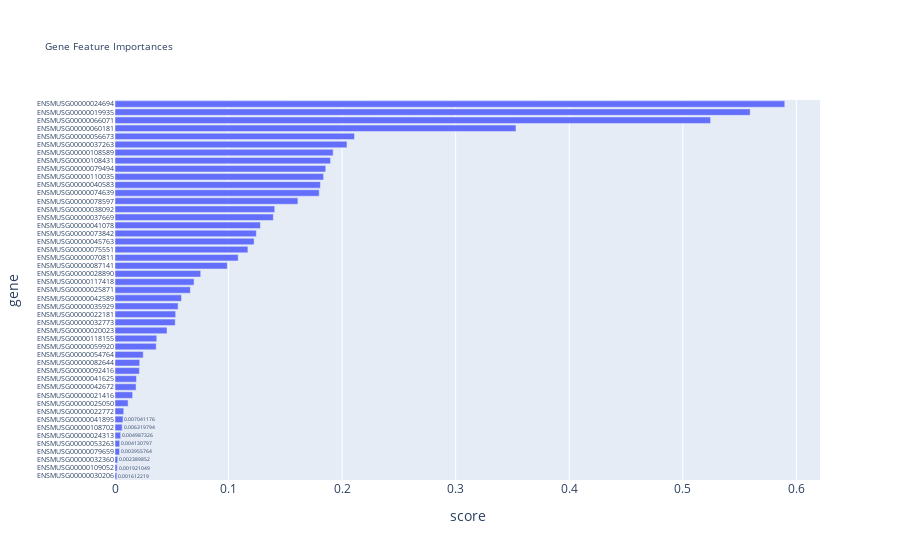
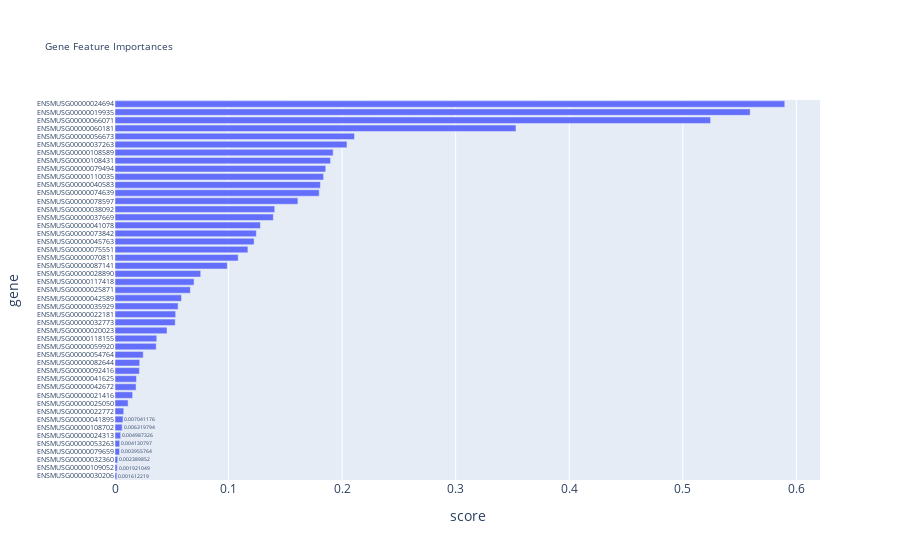

Notebook code for these charts, in order:
### Code cell
_ = plot_feature_scores(ShapBasedPhenotypeFeatureScorer(*ranker.classifiers[:10]).get_features(DF_MERGED_FAKE_BALANCED, top_k=500, ignore_zeros=True, normalize=True))

### Figure 1 — Plotly figure (JSON) as saved in the notebook; plotly's stock layout.template omitted (floating-point values rounded to 4 significant figures)
{"data": [{"alignmentgroup": "True", "hovertemplate": "score=%{x}<br>gene=%{y}<extra></extra>", "legendgroup": "", "marker": {"color": "#636efa", "pattern": {"shape": ""}}, "name": "", "offsetgroup": "", "orientation": "h", "showlegend": false, "textposition": "auto", "texttemplate": "%{x}", "type": "bar", "x": [0.001612, 0.001921, 0.00239, 0.003956, 0.004131, 0.004987, 0.00632, 0.007041, 0.007696, 0.01153, 0.01551, 0.01854, 0.01891, 0.02145, 0.02176, 0.02485, 0.03627, 0.03679, 0.04581, 0.05303, 0.05342, 0.05555, 0.05854, 0.06634, 0.06963, 0.07546, 0.09888, 0.1085, 0.117, 0.1225, 0.1244, 0.128, 0.1394, 0.1407, 0.1611, 0.1798, 0.1808, 0.1837, 0.1856, 0.1898, 0.1921, 0.2043, 0.2109, 0.3531, 0.5244, 0.5593, 0.5898], "xaxis": "x", "y": ["ENSMUSG00000030206", "ENSMUSG00000109052", "ENSMUSG00000032360", "ENSMUSG00000079659", "ENSMUSG00000053263", "ENSMUSG00000024313", "ENSMUSG00000108702", "ENSMUSG00000041895", "ENSMUSG00000022772", "ENSMUSG00000025050", "ENSMUSG00000021416", "ENSMUSG00000042672", "ENSMUSG00000041625", "ENSMUSG00000092416", "ENSMUSG00000082644", "ENSMUSG00000054764", "ENSMUSG00000059920", "ENSMUSG00000118155", "ENSMUSG00000020023", "ENSMUSG00000032773", "ENSMUSG00000022181", "ENSMUSG00000035929", "ENSMUSG00000042589", "ENSMUSG00000025871", "ENSMUSG00000117418", "ENSMUSG00000028890", "ENSMUSG00000087141", "ENSMUSG00000070811", "ENSMUSG00000075551", "ENSMUSG00000045763", "ENSMUSG00000073842", "ENSMUSG00000041078", "ENSMUSG00000037669", "ENSMUSG00000038092", "ENSMUSG00000078597", "ENSMUSG00000074639", "ENSMUSG00000040583", "ENSMUSG00000110035", "ENSMUSG00000079494", "ENSMUSG00000108431", "ENSMUSG00000108589", "ENSMUSG00000037263", "ENSMUSG00000056673", "ENSMUSG00000060181", "ENSMUSG00000066071", "ENSMUSG00000019935", "ENSMUSG00000024694"], "yaxis": "y"}], "layout": {"barmode": "relative", "legend": {"tracegroupgap": 0}, "title": {"font": {"size": 10}, "text": "Gene Feature Importances"}, "xaxis": {"anchor": "y", "domain": [0, 1], "title": {"text": "score"}}, "yaxis": {"anchor": "x", "domain": [0, 1], "tickfont": {"size": 7}, "title": {"text": "gene"}}}}

### Figure 2 — Plotly figure (JSON) as saved in the notebook; plotly's stock layout.template omitted (floating-point values rounded to 4 significant figures)
{"data": [{"alignmentgroup": "True", "hovertemplate": "score=%{x}<br>gene=%{y}<extra></extra>", "legendgroup": "", "marker": {"color": "#636efa", "pattern": {"shape": ""}}, "name": "", "offsetgroup": "", "orientation": "h", "showlegend": false, "textposition": "auto", "texttemplate": "%{x}", "type": "bar", "x": [0.001612, 0.001921, 0.00239, 0.003956, 0.004131, 0.004987, 0.00632, 0.007041, 0.007696, 0.01153, 0.01551, 0.01854, 0.01891, 0.02145, 0.02176, 0.02485, 0.03627, 0.03679, 0.04581, 0.05303, 0.05342, 0.05555, 0.05854, 0.06634, 0.06963, 0.07546, 0.09888, 0.1085, 0.117, 0.1225, 0.1244, 0.128, 0.1394, 0.1407, 0.1611, 0.1798, 0.1808, 0.1837, 0.1856, 0.1898, 0.1921, 0.2043, 0.2109, 0.3531, 0.5244, 0.5593, 0.5898], "xaxis": "x", "y": ["ENSMUSG00000030206", "ENSMUSG00000109052", "ENSMUSG00000032360", "ENSMUSG00000079659", "ENSMUSG00000053263", "ENSMUSG00000024313", "ENSMUSG00000108702", "ENSMUSG00000041895", "ENSMUSG00000022772", "ENSMUSG00000025050", "ENSMUSG00000021416", "ENSMUSG00000042672", "ENSMUSG00000041625", "ENSMUSG00000092416", "ENSMUSG00000082644", "ENSMUSG00000054764", "ENSMUSG00000059920", "ENSMUSG00000118155", "ENSMUSG00000020023", "ENSMUSG00000032773", "ENSMUSG00000022181", "ENSMUSG00000035929", "ENSMUSG00000042589", "ENSMUSG00000025871", "ENSMUSG00000117418", "ENSMUSG00000028890", "ENSMUSG00000087141", "ENSMUSG00000070811", "ENSMUSG00000075551", "ENSMUSG00000045763", "ENSMUSG00000073842", "ENSMUSG00000041078", "ENSMUSG00000037669", "ENSMUSG00000038092", "ENSMUSG00000078597", "ENSMUSG00000074639", "ENSMUSG00000040583", "ENSMUSG00000110035", "ENSMUSG00000079494", "ENSMUSG00000108431", "ENSMUSG00000108589", "ENSMUSG00000037263", "ENSMUSG00000056673", "ENSMUSG00000060181", "ENSMUSG00000066071", "ENSMUSG00000019935", "ENSMUSG00000024694"], "yaxis": "y"}], "layout": {"barmode": "relative", "legend": {"tracegroupgap": 0}, "title": {"font": {"size": 10}, "text": "Gene Feature Importances"}, "xaxis": {"anchor": "y", "domain": [0, 1], "title": {"text": "score"}}, "yaxis": {"anchor": "x", "domain": [0, 1], "tickfont": {"size": 7}, "title": {"text": "gene"}}}}
